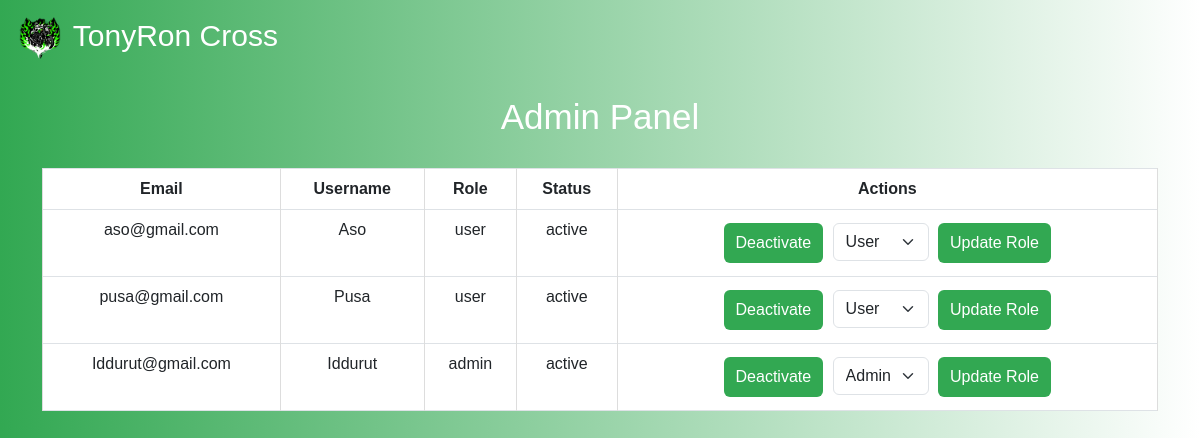
Page /Home/admin.php (signed in) on the committed database.
### tables this page shows
CREATE TABLE `userss` (
  `id` int(11) NOT NULL,
  `email` varchar(100) NOT NULL,
  `username` varchar(50) NOT NULL,
  `password` varchar(255) NOT NULL,
  `profile_photo` varchar(255) DEFAULT NULL,
  `role` enum('admin','user') DEFAULT 'user',
  `status` enum('active','inactive') DEFAULT 'active',
  `created_at` timestamp NOT NULL DEFAULT current_timestamp()
);

### Home/admin.php (the view, shortened to what this page needs)
<?php
require 'config.php';
$users = $pdo->query("SELECT * FROM userss")->fetchAll(PDO::FETCH_ASSOC);
?>
<!DOCTYPE html>
<html lang="en">
<head>
    <link href="https://cdn.jsdelivr.net/npm/bootstrap@5.3.0-alpha1/dist/css/bootstrap.min.css" rel="stylesheet">
</head>
<body>
    <nav class="navbar navbar-expand-lg">
        <a class="navbar-brand" href="home.php">
            <img src="img/Logo.png" alt="Logo">
            TonyRon Cross
        </a>
    </nav>
    <div class="container">
        <h1>Admin Panel</h1>
        <table class="table table-bordered">
            <thead>
                <tr>
                    <th>Email</th>
                    <th>Username</th>
                    <th>Role</th>
                    <th>Status</th>
                    <th>Actions</th>
                </tr>
            </thead>
            <tbody>
                <?php foreach ($users as $user): ?>
                    <tr>
                        <td><?= htmlspecialchars($user['email']) ?></td>
                        <td><?= htmlspecialchars($user['username']) ?></td>
                        <td><?= htmlspecialchars($user['role']) ?></td>
                        <td><?= htmlspecialchars($user['status']) ?></td>
                        <td>
                            <form action="admin.php" method="post" style="display:inline;">
                                <button type="submit" name="deactivate" class="btn btn-danger">Deactivate</button>
                            </form>
                            <form action="admin.php" method="post" style="display:inline;">
                                <select name="role" class="form-select d-inline w-auto">
                                    <option value="admin" <?= $user['role'] == 'admin' ? 'selected' : '' ?>>Admin</option>
                                    <option value="user" <?= $user['role'] == 'user' ? 'selected' : '' ?>>User</option>
                                </select>
                                <button type="submit" name="update_role" class="btn btn-primary">Update Role</button>
                            </form>
                        </td>
                    </tr>
                <?php endforeach; ?>
            </tbody>
        </table>
    </div>
</body>
</html>

### Home/admin.php (style rules this page uses)
body { background: linear-gradient(to right, #32a852, #ffffff); color: white; font-family: 'Poppins', sans-serif; margin: 0; padding: 0; }
.navbar { background: transparent; }
.navbar-brand img { width: 50px; height: auto; }
.navbar-brand { font-family: 'Cursive', sans-serif; font-size: 30px; color: white; margin-left: 15px; }
.container { margin-top: 20px; }
h1 { text-align: center; margin-bottom: 30px; font-family: 'Cursive', sans-serif; font-size: 35px; }
table { width: 100%; border-collapse: collapse; margin-top: 20px; }
th, td { text-align: center; padding: 12px; border: 1px solid #ddd; }
th { background-color: #333; }
td { background-color: rgba(0, 0, 0, 0.6); }
.btn { background-color: #32a852; border: none; padding: 8px 12px; margin: 5px; cursor: pointer; }

### rows in the picture
userss: email "aso@gmail.com", username "Aso", role "user", status "active", role "User"
userss: email "pusa@gmail.com", username "Pusa", role "user", status "active", role "User"
userss: email "Iddurut@gmail.com", username "Iddurut", role "admin", status "active", role "Admin"
